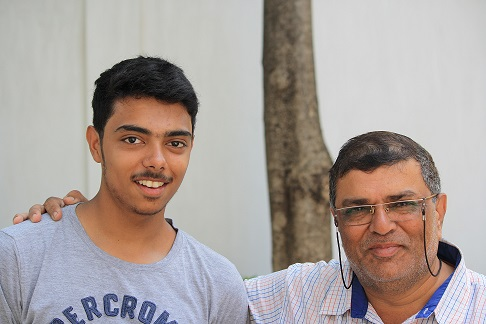
#> input picture face2.JPG, 486 x 324 px, found by its file name
$ python something.py
#> lines starting #> are read from the running program, lines starting #| are printed output that depends on the picture; after the words box and inside, x2 and y2 are one past the last pixel; in counts of white or black regions, pixels touching at a corner belong together
import cv2
import numpy as np

face_cascade = cv2.CascadeClassifier('haarcascade_frontalface_default.xml')
eye_cascade = cv2.CascadeClassifier('haarcascade_eye.xml')

img = cv2.imread('face2.jpg', cv2.IMREAD_GRAYSCALE)
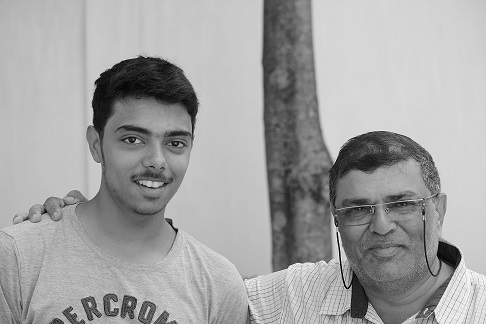
#> img: shape (324, 486); min 0, max 255, mean 162.6

faces = face_cascade.detectMultiScale(img, 1.3, 5)
#> faces = [[95, 94, 119, 119], [328, 167, 106, 106]]

for (x, y, w, h) in faces:
    img = cv2.rectangle(img, (x,y), (x+w, y+h), (255, 0, 0), 2)
    roi_gray = img[y:y+h, x:x+w]
    eyes = eye_cascade.detectMultiScale(roi_gray)
    for (ex, ey, ew, eh) in eyes:
        cv2.rectangle(roi_gray, (ey, ex), (ey+ew, ex+eh), (0, 255, 0), 2)
#> this loop made 2 passes
#> (x, y, w, h, eyes) on pass 1: (95, 94, 119, 119, [[20, 29, 33, 33], [65, 36, 28, 28]])
#> pass 1, `img = cv2.rectangle(img, (x,y), (x+w, y+h), (255, 0, 0), 2)`:
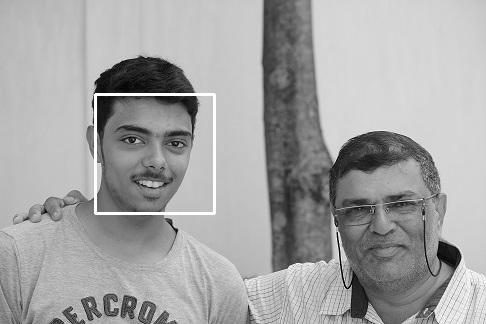
#> img: shape (324, 486); 0.9% of pixels changed, all inside (x1, y1, x2, y2) = (94, 93, 216, 215)
#> pass 1, `roi_gray = img[y:y+h, x:x+w]`:
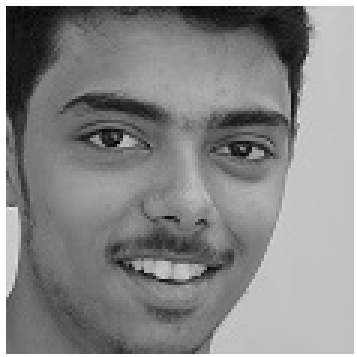
#> roi_gray: shape (119, 119) (shown 3 times larger); min 4, max 255, mean 135.7
#> pass 2, `img = cv2.rectangle(img, (x,y), (x+w, y+h), (255, 0, 0), 2)`:
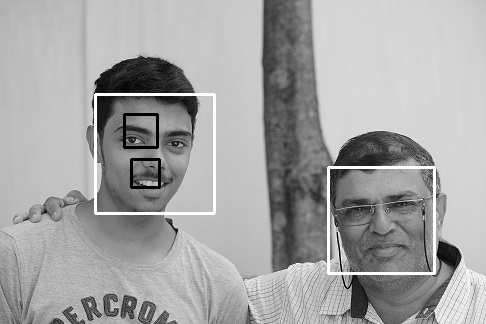
#> img: shape (324, 486); 1.27% of pixels changed, all inside (x1, y1, x2, y2) = (123, 113, 436, 275)
#> pass 2, `roi_gray = img[y:y+h, x:x+w]`:
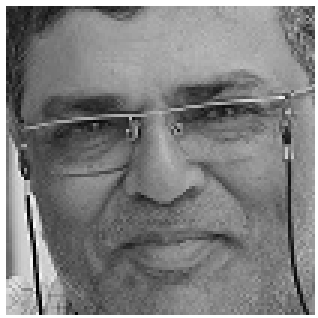
#> roi_gray: shape (106, 106) (shown 3 times larger); min 0, max 255, mean 128.5

cv2.imshow('face', img)
cv2.waitKey(0)
cv2.destroyAllWindows()

$ run again, with IMG_0376.JPG copied over face2.JPG
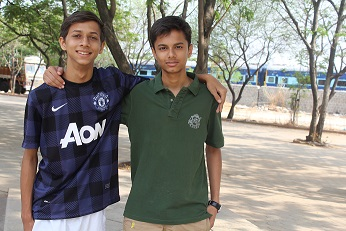
#> input picture IMG_0376.JPG, 346 x 231 px, found by its file name
#> faces = [[63, 20, 46, 46], [148, 30, 45, 45]]
#> the loop `for (x, y, w, h) in faces:` made 2 passes
#> pass 1, `img = cv2.rectangle(img, (x,y), (x+w, y+h), (255, 0, 0), 2)`:
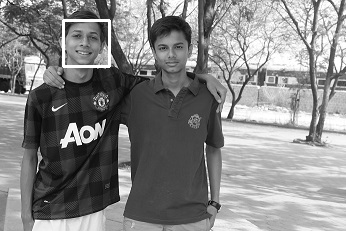
#> img: shape (231, 346); min 0, max 255, mean 133.5
#> pass 2, `roi_gray = img[y:y+h, x:x+w]`:
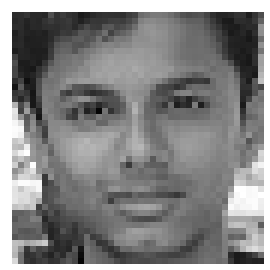
#> roi_gray: shape (45, 45) (shown 6 times larger); min 5, max 255, mean 132.5
